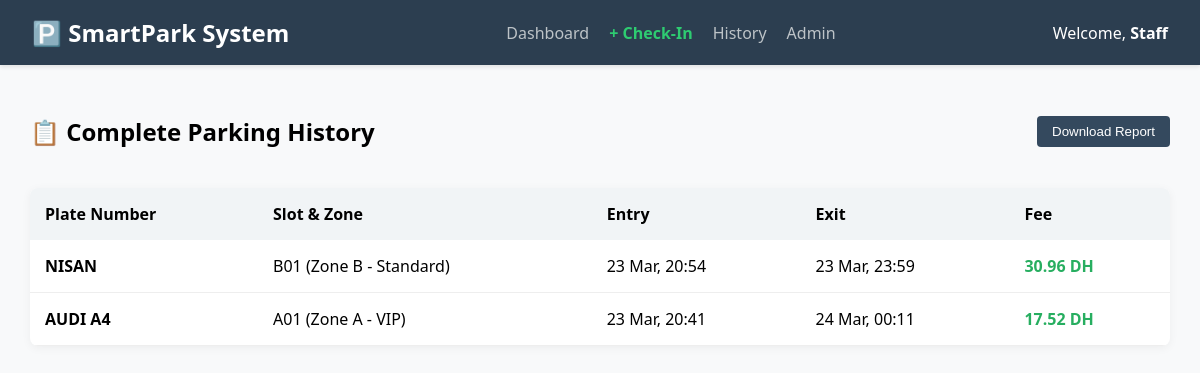
The page /history/ on the database its author committed.
### management/models.py (models this page shows, shortened)
class ParkingSession(models.Model):
    vehicle = models.ForeignKey(Vehicle, on_delete=models.CASCADE)
    slot = models.ForeignKey(ParkingSlot, on_delete=models.CASCADE)
    entry_time = models.DateTimeField(default=timezone.now)
    exit_time = models.DateTimeField(null=True, blank=True)
    total_price = models.DecimalField(max_digits=10, decimal_places=2, default=0.00)

class Vehicle(models.Model):
    plate_number = models.CharField(max_length=20, unique=True)
    vehicle_type = models.CharField(max_length=30)

class ParkingSlot(models.Model):
    STATUS_CHOICES = [('available', 'Available'), ('occupied', 'Occupied')]
    slot_number = models.CharField(max_length=10, unique=True)
    status = models.CharField(max_length=10, choices=STATUS_CHOICES, default='available')
    zone = models.ForeignKey(Zone, on_delete=models.CASCADE)

class Zone(models.Model):
    name = models.CharField(max_length=50)
    price_per_hour = models.DecimalField(max_digits=6, decimal_places=2)
    max_duration = models.IntegerField(help_text="In hours")

### management/views.py (the view)
# urls.py: path('history/', views.history, name='history'),
def history(request):
    all_sessions = ParkingSession.objects.all().order_by('-entry_time')
    return render(request, 'management/history.html', {'sessions': all_sessions})

### management/templates/management/history.html (shortened to what this page needs)
{% extends 'management/base.html' %}
{% block content %}
    <div style="display: flex; justify-content: space-between; align-items: center; margin-bottom: 20px;">
        <h2>📋 Complete Parking History</h2>
        <button onclick="window.print()" style="padding: 8px 15px; cursor: pointer; background: #34495e; color: white; border: none; border-radius: 4px;">
            Download Report
        </button>
    </div>
    <div style="background: white; border-radius: 8px; box-shadow: 0 2px 10px rgba(0,0,0,0.05); overflow: hidden;">
        <table style="width: 100%; border-collapse: collapse;">
            <thead>
                <tr style="background: #f1f4f6; text-align: left;">
                    <th style="padding: 15px;">Plate Number</th>
                    <th style="padding: 15px;">Slot & Zone</th>
                    <th style="padding: 15px;">Entry</th>
                    <th style="padding: 15px;">Exit</th>
                    <th style="padding: 15px;">Fee</th>
                </tr>
            </thead>
            <tbody>
                {% for session in sessions %}
                <tr style="border-bottom: 1px solid #eee;">
                    <td style="padding: 15px;"><strong>{{ session.vehicle.plate_number }}</strong></td>
                    <td style="padding: 15px;">{{ session.slot.slot_number }} ({{ session.slot.zone.name }})</td>
                    <td style="padding: 15px;">{{ session.entry_time|date:"d M, H:i" }}</td>
                    <td style="padding: 15px;">
                        {% if session.exit_time %}
                            {{ session.exit_time|date:"d M, H:i" }}
                        {% else %}
                            <span style="color: #e67e22; font-weight: bold;">In Progress</span>
                        {% endif %}
                    </td>
                    <td style="padding: 15px; font-weight: bold; color: #27ae60;">
                        {{ session.total_price }} DH
                    </td>
                </tr>
                {% empty %}
                <tr>
                    <td colspan="5" style="padding: 30px; text-align: center; color: #95a5a6;">
                        No history records found.
                    </td>
                </tr>
                {% endfor %}
            </tbody>
        </table>
    </div>
{% endblock %}s

### management/templates/management/base.html (shortened to what this page needs)
<!DOCTYPE html>
<html>
<head>
</head>
<body>
    <header class="navbar">
        <div class="nav-brand">🅿️ SmartPark System</div>
        <nav class="nav-links">
    <a href="{% url 'dashboard' %}">Dashboard</a>
    <a href="{% url 'check_in' %}" style="color: #2ecc71; font-weight: bold;">+ Check-In</a>
    <a href="{% url 'history' %}">History</a>
    <a href="/admin/">Admin</a>
</nav>
        <div class="user-info">
            <span>Welcome, <strong>{{ user.username|default:"Staff" }}</strong></span>
        </div>
    </header>
    <div class="container">
        {% block content %}
        {% endblock %}
    </div>
</body>
</html>

### management/templates/management/base.html (style rules this page uses)
body { font-family: 'Segoe UI', Tahoma, Geneva, Verdana, sans-serif; margin: 0; background-color: #f8f9fa; }
.navbar { background-color: #2c3e50; color: white; padding: 1rem 2rem; display: flex; justify-content: space-between; align-items: center; box-shadow: 0 2px 4px rgba(0,0,0,0.1); }
.nav-brand { font-size: 1.5rem; font-weight: bold; }
.nav-links { display: flex; gap: 20px; }
.nav-links a { color: #bdc3c7; text-decoration: none; transition: 0.3s; font-weight: 500; }
.container { padding: 30px; }

### rows shown on the page
ParkingSession: vehicle.plate_number "NISAN", slot.slot_number "B01", slot.zone.name "Zone B - Standard", entry_time "23 Mar, 20:54", exit_time "23 Mar, 23:59", total_price "30.96"
ParkingSession: vehicle.plate_number "AUDI A4", slot.slot_number "A01", slot.zone.name "Zone A - VIP", entry_time "23 Mar, 20:41", exit_time "24 Mar, 00:11", total_price "17.52"

### other values the page prints
{{ user.username|default:"Staff" }} "Staff"
